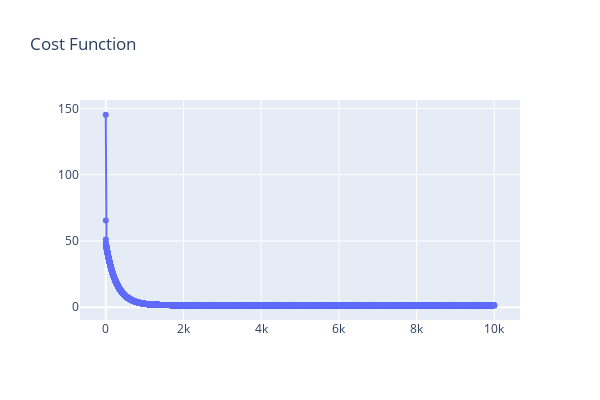

Notebook code cell kept with this figure:
### Markdown cell above
#### Let's plot Cost function

### Code cell
fig = make_subplots(rows=1, cols=1)

fig.add_trace(
    go.Scatter(
        x=[i for i in range(len(j_hist))],
        y=j_hist,
        mode='lines+markers',
        name=X_df.columns[5]
    ))

# include shapes in layout
fig.update_layout(height=400, width=600, title_text="Cost Function")
fig.show()

### Figure 1 — Plotly figure (JSON) as saved in the notebook; plotly's stock layout.template omitted (floating-point values rounded to 4 significant figures; data arrays with more than 128 entries replaced by an {"elided": "..."} marker saying what was removed)
{"data": [{"mode": "lines+markers", "name": "RM", "type": "scatter", "x": {"elided": "10000 int values"}, "y": {"elided": "10000 float values"}}], "layout": {"height": 400, "title": {"text": "Cost Function"}, "width": 600, "xaxis": {"anchor": "y", "domain": [0, 1]}, "yaxis": {"anchor": "x", "domain": [0, 1]}}}
